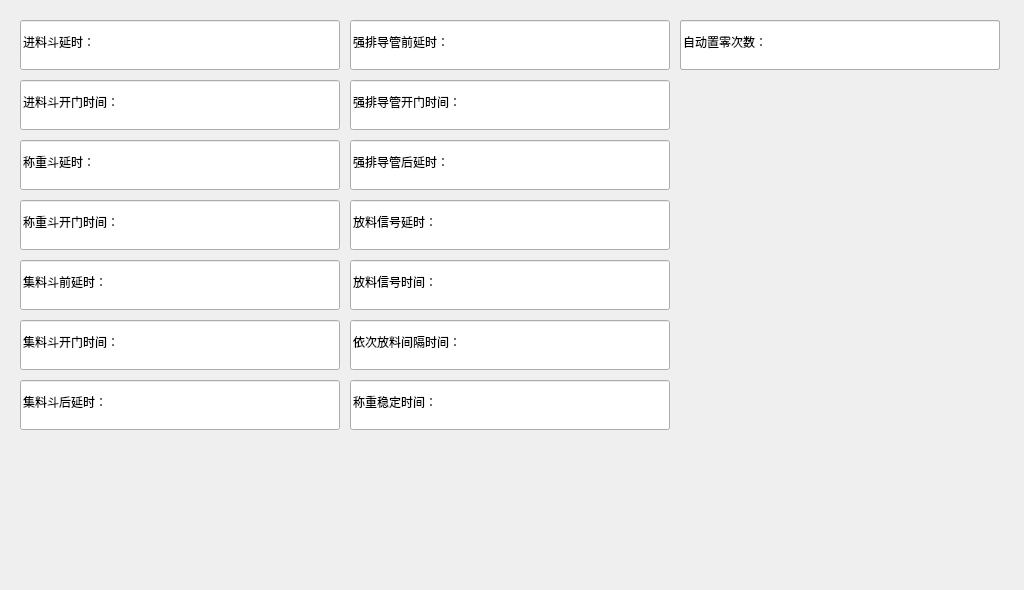
<?xml version="1.0" encoding="UTF-8"?>
<ui version="4.0">
 <class>FormMenuPSetTime</class>
 <widget class="QWidget" name="FormMenuPSetTime">
  <property name="geometry">
   <rect>
    <x>0</x>
    <y>0</y>
    <width>1024</width>
    <height>590</height>
   </rect>
  </property>
  <property name="windowTitle">
   <string>FormMenuPSetTime</string>
  </property>
  <widget class="QImageLineEdit" name="p_10">
   <property name="geometry">
    <rect>
     <x>350</x>
     <y>320</y>
     <width>320</width>
     <height>50</height>
    </rect>
   </property>
   <property name="whatsThis">
    <string>依次放料间隔时间：?</string>
   </property>
   <property name="text">
    <string>依次放料间隔时间：</string>
   </property>
  </widget>
  <widget class="QImageLineEdit" name="p_15">
   <property name="geometry">
    <rect>
     <x>350</x>
     <y>80</y>
     <width>320</width>
     <height>50</height>
    </rect>
   </property>
   <property name="whatsThis">
    <string>强排导管开门时间：?</string>
   </property>
   <property name="text">
    <string>强排导管开门时间：</string>
   </property>
  </widget>
  <widget class="QImageLineEdit" name="p_2">
   <property name="geometry">
    <rect>
     <x>20</x>
     <y>80</y>
     <width>320</width>
     <height>50</height>
    </rect>
   </property>
   <property name="whatsThis">
    <string>进料斗开门时间：?</string>
   </property>
   <property name="text">
    <string>进料斗开门时间：</string>
   </property>
  </widget>
  <widget class="QImageLineEdit" name="p_9">
   <property name="geometry">
    <rect>
     <x>350</x>
     <y>260</y>
     <width>320</width>
     <height>50</height>
    </rect>
   </property>
   <property name="whatsThis">
    <string>放料信号时间：?</string>
   </property>
   <property name="text">
    <string>放料信号时间：</string>
   </property>
  </widget>
  <widget class="QImageLineEdit" name="p_11">
   <property name="geometry">
    <rect>
     <x>350</x>
     <y>380</y>
     <width>320</width>
     <height>50</height>
    </rect>
   </property>
   <property name="whatsThis">
    <string>称重稳定时间：?</string>
   </property>
   <property name="text">
    <string>称重稳定时间：</string>
   </property>
  </widget>
  <widget class="QImageLineEdit" name="p_12">
   <property name="geometry">
    <rect>
     <x>680</x>
     <y>20</y>
     <width>320</width>
     <height>50</height>
    </rect>
   </property>
   <property name="whatsThis">
    <string>自动置零时间：?</string>
   </property>
   <property name="text">
    <string>自动置零时间：</string>
   </property>
  </widget>
  <widget class="QImageLineEdit" name="p_13">
   <property name="geometry">
    <rect>
     <x>680</x>
     <y>20</y>
     <width>320</width>
     <height>50</height>
    </rect>
   </property>
   <property name="whatsThis">
    <string>自动置零次数：?</string>
   </property>
   <property name="text">
    <string>自动置零次数：</string>
   </property>
  </widget>
  <widget class="QImageLineEdit" name="p_3">
   <property name="geometry">
    <rect>
     <x>20</x>
     <y>140</y>
     <width>320</width>
     <height>50</height>
    </rect>
   </property>
   <property name="whatsThis">
    <string>称重斗延时：?</string>
   </property>
   <property name="text">
    <string>称重斗延时：</string>
   </property>
  </widget>
  <widget class="QImageLineEdit" name="p_6">
   <property name="geometry">
    <rect>
     <x>20</x>
     <y>320</y>
     <width>320</width>
     <height>50</height>
    </rect>
   </property>
   <property name="whatsThis">
    <string>集料斗开门时间：?</string>
   </property>
   <property name="text">
    <string>集料斗开门时间：</string>
   </property>
  </widget>
  <widget class="QImageLineEdit" name="p_7">
   <property name="geometry">
    <rect>
     <x>20</x>
     <y>380</y>
     <width>320</width>
     <height>50</height>
    </rect>
   </property>
   <property name="whatsThis">
    <string>集料斗后延时：?</string>
   </property>
   <property name="text">
    <string>集料斗后延时：</string>
   </property>
  </widget>
  <widget class="QImageLineEdit" name="p_14">
   <property name="geometry">
    <rect>
     <x>350</x>
     <y>20</y>
     <width>320</width>
     <height>50</height>
    </rect>
   </property>
   <property name="whatsThis">
    <string>强排导管前延时：?</string>
   </property>
   <property name="text">
    <string>强排导管前延时：</string>
   </property>
  </widget>
  <widget class="QImageLineEdit" name="p_4">
   <property name="geometry">
    <rect>
     <x>20</x>
     <y>200</y>
     <width>320</width>
     <height>50</height>
    </rect>
   </property>
   <property name="whatsThis">
    <string>称重斗开门时间：?</string>
   </property>
   <property name="text">
    <string>称重斗开门时间：</string>
   </property>
  </widget>
  <widget class="QImageLineEdit" name="p_5">
   <property name="geometry">
    <rect>
     <x>20</x>
     <y>260</y>
     <width>320</width>
     <height>50</height>
    </rect>
   </property>
   <property name="whatsThis">
    <string>集料斗前延时：?</string>
   </property>
   <property name="text">
    <string>集料斗前延时：</string>
   </property>
  </widget>
  <widget class="QImageLineEdit" name="p_8">
   <property name="geometry">
    <rect>
     <x>350</x>
     <y>200</y>
     <width>320</width>
     <height>50</height>
    </rect>
   </property>
   <property name="whatsThis">
    <string>放料信号延时：?</string>
   </property>
   <property name="text">
    <string>放料信号延时：</string>
   </property>
  </widget>
  <widget class="QImageLineEdit" name="p_1">
   <property name="geometry">
    <rect>
     <x>20</x>
     <y>20</y>
     <width>320</width>
     <height>50</height>
    </rect>
   </property>
   <property name="whatsThis">
    <string>进料斗延时：?</string>
   </property>
   <property name="text">
    <string>进料斗延时：</string>
   </property>
  </widget>
  <widget class="QImageLineEdit" name="p_16">
   <property name="geometry">
    <rect>
     <x>350</x>
     <y>140</y>
     <width>320</width>
     <height>50</height>
    </rect>
   </property>
   <property name="whatsThis">
    <string>强排导管后延时：?</string>
   </property>
   <property name="text">
    <string>强排导管后延时：</string>
   </property>
  </widget>
 </widget>
 <customwidgets>
  <customwidget>
   <class>QImageLineEdit</class>
   <extends>QLineEdit</extends>
   <header>MWidget.h</header>
  </customwidget>
 </customwidgets>
 <resources/>
 <connections/>
</ui>
